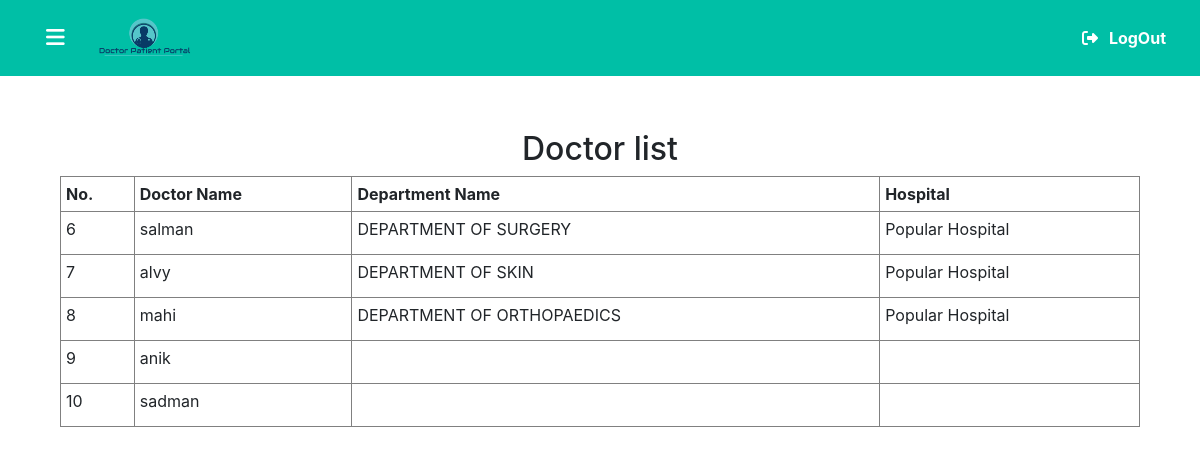
The app's page /admin/doctors.php with its own data.
### tables this page shows
CREATE TABLE `doctor` (
  `d_id` int(15) NOT NULL,
  `d_name` varchar(25) NOT NULL,
  `d_pass` varchar(255) NOT NULL,
  `d_fname` varchar(25) NOT NULL,
  `d_lname` varchar(25) NOT NULL,
  `d_dob` date NOT NULL,
  `d_bgroup` varchar(10) NOT NULL,
  `d_email` varchar(25) NOT NULL,
  `d_phone` varchar(15) NOT NULL,
  `d_department` varchar(100) NOT NULL,
  `d_qualification` varchar(500) NOT NULL,
  `d_institution` varchar(500) NOT NULL,
  `d_visitstart` varchar(500) NOT NULL,
  `d_visitend` varchar(500) NOT NULL,
  `d_image` varchar(255) NOT NULL,
  `d_hospital` varchar(100) NOT NULL,
  `visiting_time` varchar(100) NOT NULL
);

### admin/doctors.php (the view, shortened to what this page needs)
<?php
include('../includes/db_connect.inc.php');
include('../includes/header.php');
include('navbar.php');
$query = "SELECT * FROM `doctor`;";
$res = mysqli_query($conn, $query);
include('sidebar.php');
?>
<div class="doctors">
    <h2 align=center>Doctor list</h2>
    <table border="1" cellspacing="5" cellpadding="5" width="100%">
        <thead>
            <tr>
                <th>No.</th>
                <th>Doctor Name</th>
                <th>Department Name</th>
                <th>Hospital</th>
            </tr>
        </thead>
        <tbody>
        <?php
            while($row = mysqli_fetch_assoc($res)){
        ?>
            <tr>
                <td><label><?php echo $row['d_id']; ?></label></td>
                <td><label><?php echo $row['d_name']; ?></label></td>
                <td><label><?php echo $row['d_department']; ?></label></td>
                <td><label><?php echo $row['d_hospital']; ?></label></td>
            </tr>
            <?php } ?>
        </tbody>
    </table>
</div>
<?php
include('../includes/header.php');
?>

### includes/header.php (shortened to what this page needs)
<!doctype html>
<html lang="en">
<head>
  <link href="../css/style.css" rel="stylesheet" type="text/css">
      <link href="https://cdnjs.cloudflare.com/ajax/libs/font-awesome/5.14.0/css/all.min.css"
      rel="stylesheet">
  <link rel="stylesheet"
    href="https://cdnjs.cloudflare.com/ajax/libs/malihu-custom-scrollbar-plugin/3.1.  5/jquery.mCustomScrollbar.min.css">
  <link rel="stylesheet" href="https://stackpath.bootstrapcdn.com/bootstrap/4.4.1/css/bootstrap.min.css"
>
  <link rel="stylesheet" type="text/css" href="../css/jquery-clockpicker.min.css">
</head>
<body>

### admin/navbar.php (shortened to what this page needs)
<nav class="navbar navbar-expand-lg navbar-light blue fixed-top">
        <button id="sidebarCollapse" class="btn navbar-btn">
        <i class="fas fa-lg fa-bars"></i>
        </button>
        <a class="navbar-brand" href="index.php">
        <img src="../images/logo1.png" id="logo" alt="">
        </a>
        <div class="collapse navbar-collapse" id="navbarSupportedContent">
        <ul class="navbar-nav ml-auto">
            <li class="nav-item active">
            <a class="nav-link" id="link" href="../logout.php">
                <i class="fas fa-sign-out-alt"></i>
                LogOut</a>
            </li>
        </ul>
        </div>
    </nav>

### admin/sidebar.php (shortened to what this page needs)
<div class="wrapper">
   	<div class="content">

### css/style.css (style rules this page uses)
*, *:after, *:before { box-sizing:border-box; -moz-box-sizing:border-box; -webkit-box-sizing:border-box; }
.blue { background: #00BFA6; color: #fff; }
.navbar { padding: 10px 10%; }
.navbar ul,li :hover { color: #1b776b; }
#logo { display: inline-block; height: 50px; }
#link { color: #fff; font-weight: bold; margin: 0 10px; }
i { margin: 0 7px; color: #fff; }
#sidebarCollapse { color: #fff; background: transparent; outline: none !important; margin: 0 10px; }
.wrapper { display: flex; width: 100%; align-items: stretch; margin-top: 70px; }
.content { margin: 40px; width: 100%; padding: 20px; transition: all 0.3s; height: auto; }

### records on screen
doctor: d_id "6", d_name "salman", d_department "DEPARTMENT OF SURGERY", d_hospital "Popular Hospital"
doctor: d_id "7", d_name "alvy", d_department "DEPARTMENT OF SKIN", d_hospital "Popular Hospital"
doctor: d_id "8", d_name "mahi", d_department "DEPARTMENT OF ORTHOPAEDICS", d_hospital "Popular Hospital"
doctor: d_id "9", d_name "anik"
doctor: d_id "10", d_name "sadman"
